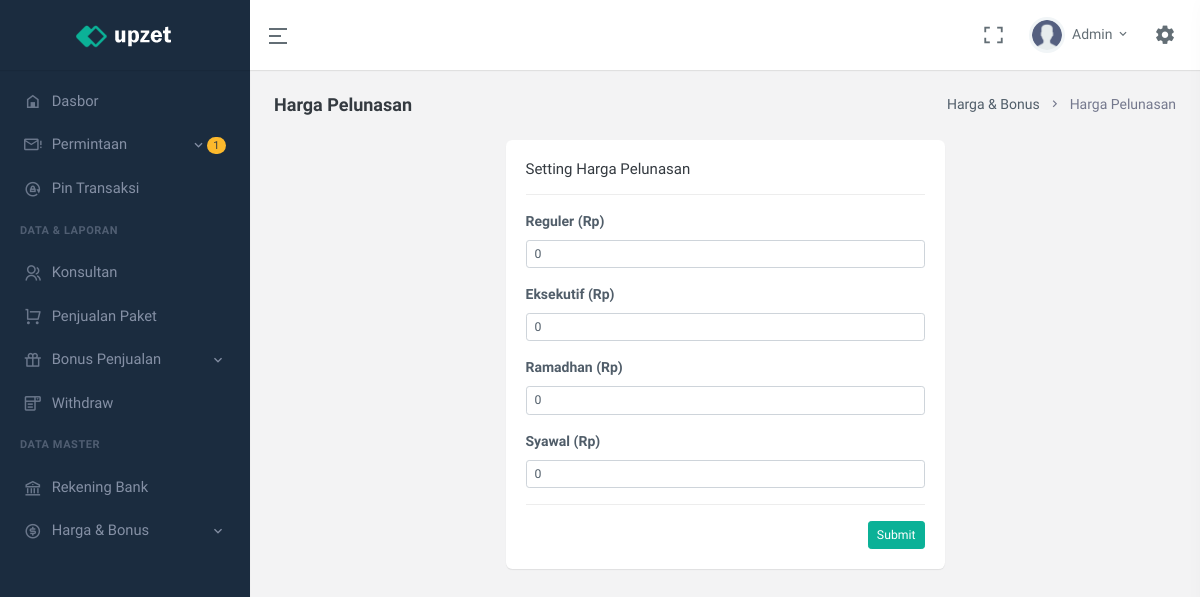
Page /setting-harga-pelunasan.php (signed in) on the earlier database version.
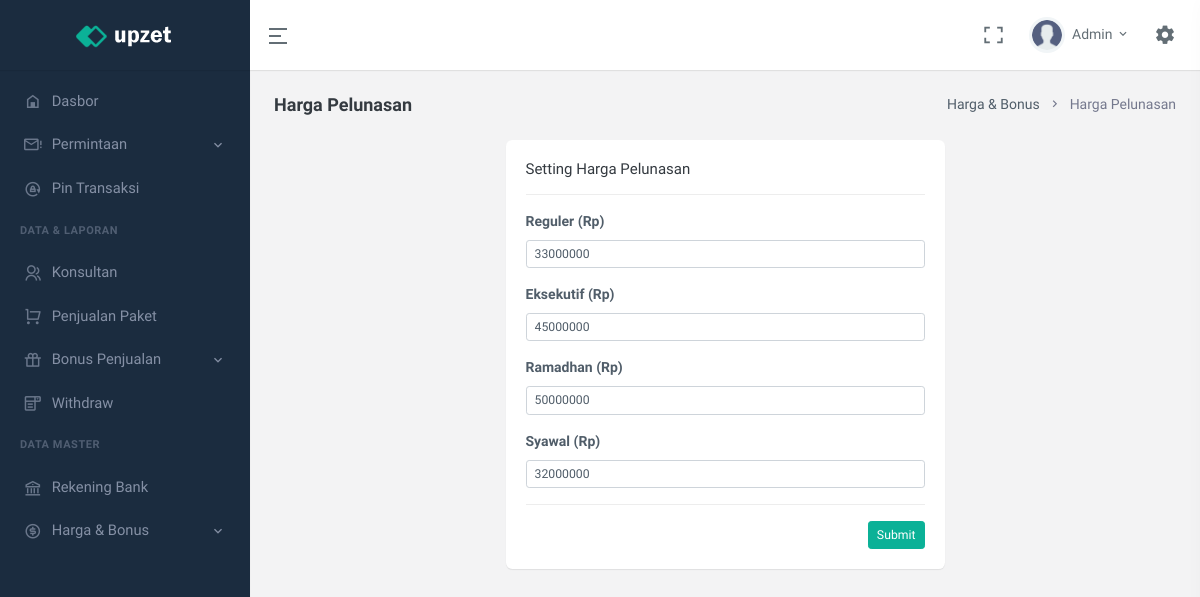
Same page on the later database version.
### tables this page shows
CREATE TABLE `user` (
  `id` int(11) UNSIGNED NOT NULL,
  `code_referral` varchar(7) NOT NULL,
  `email` varchar(250) NOT NULL,
  `name` varchar(25) NOT NULL,
  `no_telpn` varchar(25) NOT NULL,
  `password` text NOT NULL,
  `role_user` enum('ADMIN','OWNER','KONSULTAN') NOT NULL DEFAULT 'KONSULTAN',
  `upline` varchar(7) NOT NULL DEFAULT 'ADMIN',
  `status` enum('AKTIF','TIDAK AKTIF') NOT NULL DEFAULT 'TIDAK AKTIF',
  `join_date` datetime NOT NULL
);

CREATE TABLE `harga_pelunasan` (
  `id` int(11) UNSIGNED NOT NULL,
  `reguler` double NOT NULL DEFAULT 0,
  `eksekutif` double NOT NULL DEFAULT 0,
  `ramadhan` double NOT NULL DEFAULT 0,
  `syawal` double NOT NULL DEFAULT 0
);

### modal/ConnectionsClass.php (called while the page is built, shortened)
<?php
class ConnectionsClass{
    private $servername = "localhost";
    private $username = "root";
    private $password = "";
    private $dbname = "nrj_tour";
    protected function dbConn(){
        $connect = new mysqli($this->servername, $this->username, $this->password, $this->dbname);
        if($connect){
            return $connect;
        }
    }
    protected function dbCheck(?string $tableName = null){
        $sql = "SHOW TABLES LIKE '" . $tableName . "'";
        $exe = $this->dbConn()->query($sql);
        $result = $exe->num_rows;
        return $result;
    }
}
?>

### modal/userClass.php (called while the page is built, shortened)
<?php
class userClass extends ConnectionsClass{
    private $table_name = "user";
    public function __construct(){
        if($this->dbCheck($this->table_name) == 0){
            $sql = "CREATE TABLE " . $this->table_name . " (
                id INT(11) UNSIGNED AUTO_INCREMENT PRIMARY KEY,
                code_referral VARCHAR(7) NOT NULL UNIQUE,
                email VARCHAR(250) NOT NULL UNIQUE,
                name VARCHAR(25) NOT NULL,
                no_telpn VARCHAR(25) NOT NULL UNIQUE,
                password TEXT NOT NULL,
                role_user ENUM('ADMIN','OWNER','KONSULTAN') NOT NULL DEFAULT 'KONSULTAN',
                upline VARCHAR(7) NOT NULL DEFAULT 'ADMIN',
                status ENUM('AKTIF','TIDAK AKTIF') NOT NULL DEFAULT 'TIDAK AKTIF',
                join_date DATETIME NOT NULL
            )";
            $this->dbConn()->query($sql);
            $this->dbConn()->close();
        }
    }
    public function selectUser(?string $param = null, ?string $key1 = null, ?string $key2 = null, ?string $key3 = null, ?string $key4 = null){
        if($param == "oneCondition"){
            $sql = "SELECT * FROM " . $this->table_name . " WHERE " . $key1 . " = '" . $key2 . "' ORDER BY join_date DESC";
        }elseif($param == "checkForUpdate"){
            $sql = "SELECT * FROM " . $this->table_name . " WHERE " . $key1 . " = '" . $key2 . "' AND code_referral <> '" . $key3 . "'";
        }
        $exe = $this->dbConn()->query($sql);
        while($rows = $exe->fetch_assoc()){
            $data[] = $rows;
        }
        $result["data"] = $data;
        $result["nums"] = $exe->num_rows;
        return $result;
    }
}
?>

### config/userLogin.php (called while the page is built, shortened)
<?php
$userClass = new userClass();
$dataLogin = $userClass->selectUser("oneCondition","code_referral",$_SESSION['id_nrjtour']);
foreach($dataLogin['data'] as $row){
    $name = $row['name'];
    $role_user = $row['role_user'];
}
?>

### modal/dataPenjualanClass.php (called while the page is built, shortened)
<?php
class dataPenjualanClass extends ConnectionsClass{
    private $table_name = "data_penjualan";
    public function __construct(){
        if($this->dbCheck($this->table_name) == 0){
            $sql = "CREATE TABLE " . $this->table_name . " (
                id INT(11) UNSIGNED AUTO_INCREMENT PRIMARY KEY,
                code_order VARCHAR(20) NOT NULL UNIQUE,
                perekrut VARCHAR(7) NOT NULL,
                direkrut VARCHAR(7) NOT NULL,
                category ENUM('UMROH','HAJI') NOT NULL,
                is_diskon ENUM('GRATIS DP & PELUNASAN','GRATIS DP','TIDAK ADA') NOT NULL,
                uang_muka DOUBLE NOT NULL,
                bukti_tf_uang_muka TEXT NOT NULL,
                paket_pelunasan ENUM('REGULER','EKSEKUTIF','RAMADHAN','SYAWAL') NULL,
                uang_pelunasan DOUBLE NULL DEFAULT '0',
                bukti_tf_pelunasan TEXT NULL,
                status ENUM('PENDING','DITOLAK','MENUNGGU PELUNASAN','MENUNGGU KONFIRMASI PELUNASAN','PELUNASAN DITOLAK','LUNAS') NOT NULL DEFAULT 'PENDING',
                date DATETIME NOT NULL
            )";
            $this->dbConn()->query($sql);
            $this->dbConn()->close();
        }
    }
    public function selectDataPenjualan(?string $param = null, ?string $key1 = null, ?string $key2 = null, ?string $key3 = null, ?string $key4 = null){
        if($param == "oneCondition"){
            $sql = "SELECT * FROM " . $this->table_name . " WHERE " . $key1 . " = '" . $key2 . "' ORDER BY date DESC";
        }elseif($param == "dateUser"){
            $sql = "SELECT * FROM " . $this->table_name . " WHERE perekrut = '" . $key1 . "' AND (date >= '" . $key2 . " 00:00:00' AND date <= '" . $key3 . " 23:59:59') ORDER BY date DESC LIMIT 1";
        }else{
            $sql = "SELECT * FROM " . $this->table_name . " ORDER BY date DESC";
        }
        $exe = $this->dbConn()->query($sql);
        while($rows = $exe->fetch_assoc()){
            $data[] = $rows;
        }
        $result["data"] = $data;
        $result["nums"] = $exe->num_rows;
        return $result;
    }
}
?>

### modal/hargaPelunasanClass.php (called while the page is built, shortened)
<?php
class hargaPelunasanClass extends ConnectionsClass{
    private $table_name = "harga_pelunasan";
    public function selectHargaPelunasan(){
        $sql = "SELECT reguler, eksekutif, ramadhan, syawal FROM " . $this->table_name . " WHERE id = '1'";
        $exe = $this->dbConn()->query($sql);
        while($rows = $exe->fetch_assoc()){
            $data[] = $rows;
        }
        $result["data"] = $data;
        $result["nums"] = $exe->num_rows;
        return $result;
    }
}
?>

### config/settingHargaPelunasanConfig.php (called while the page is built, shortened)
<?php
$hargaPelunasanClass = new hargaPelunasanClass();
function nominalHarga(){
    global $hargaPelunasanClass;
    $data = $hargaPelunasanClass->selectHargaPelunasan();
    foreach($data['data'] as $row){
        $result['reguler'] = $row['reguler'];
        $result['eksekutif'] = $row['eksekutif'];
        $result['ramadhan'] = $row['ramadhan'];
        $result['syawal'] = $row['syawal'];
    }
    return $result;
}
?>

### setting-harga-pelunasan.php (the view, shortened to what the changed rows need)
<?php
    include "config/userLogin.php";
    include "config/settingHargaPelunasanConfig.php";
?>
<!doctype html>
<html lang="en">
<head>
    <link href="assets/libs/sweetalert2/sweetalert2.min.css" rel="stylesheet" type="text/css" />
    <link href="assets/css/bootstrap.min.css" id="bootstrap-style" rel="stylesheet" type="text/css" />
    <link href="assets/css/icons.min.css" rel="stylesheet" type="text/css" />
    <link href="assets/css/app.min.css" id="app-style" rel="stylesheet" type="text/css" />
</head>
<body data-sidebar="dark">
    <div id="layout-wrapper">
        <?php include "partial/topBar.php" ?>
        <?php include "partial/sideBar.php" ?>
        <div class="main-content">
            <div class="page-content">
                <div class="container-fluid">
                    <div class="row">
                        <div class="col-12 col-sm-6 mx-auto">
                            <div class="card">
                                <div class="card-body">
                                    <h1 class="card-title">Setting Harga Pelunasan</h1>
                                    <form action="" method="post">
                                        <div class="mb-3">
                                            <label for="hargaReguler" class="form-label">Reguler (Rp)</label>
                                            <input type="number" class="form-control form-control-sm" id="hargaReguler"
                                                name="hargaReguler" required placeholder="Masukkan Harga DP" value="<?= nominalHarga()['reguler'] ?>">
                                        </div>
                                        <div class="mb-3">
                                            <label for="hargaEksekutif" class="form-label">Eksekutif (Rp)</label>
                                            <input type="number" class="form-control form-control-sm" id="hargaEksekutif"
                                                name="hargaEksekutif" required placeholder="Masukkan Harga DP" value="<?= nominalHarga()['eksekutif'] ?>">
                                        </div>
                                        <div class="mb-3">
                                            <label for="hargaRamadhan" class="form-label">Ramadhan (Rp)</label>
                                            <input type="number" class="form-control form-control-sm" id="hargaRamadhan"
                                                name="hargaRamadhan" required placeholder="Masukkan Harga DP" value="<?= nominalHarga()['ramadhan'] ?>">
                                        </div>
                                        <div class="mb-3">
                                            <label for="hargaSyawal" class="form-label">Syawal (Rp)</label>
                                            <input type="number" class="form-control form-control-sm" id="hargaSyawal"
                                                name="hargaSyawal" required placeholder="Masukkan Harga DP" value="<?= nominalHarga()['syawal'] ?>">
                                        </div>
                                    </form>
                                </div>
                            </div>
                        </div>
                    </div>
                </div>
            </div>
        </div>
    </div>
</body>
</html>

### partial/topBar.php (shortened to what the changed rows need)
<header id="page-topbar">
    <div class="navbar-header">
        <div class="d-flex">
            <div class="dropdown d-inline-block user-dropdown">
                <button type="button" class="btn header-item waves-effect" id="page-header-user-dropdown"
                    data-bs-toggle="dropdown" aria-haspopup="true" aria-expanded="false">
                    <img class="rounded-circle header-profile-user" src="assets/images/users/avatar-2.png"
                        alt="Header Avatar">
                    <span class="d-none d-xl-inline-block ms-1"><?= explode(" ",$name)[0] ?></span>
                    <i class="mdi mdi-chevron-down d-none d-xl-inline-block"></i>
                </button>
            </div>
        </div>
    </div>
</header>

### partial/sideBar.php (shortened to what the changed rows need)
<?php
    $dataPenjualanClass = new dataPenjualanClass();
?>
<div class="vertical-menu">
    <div data-simplebar class="h-100">
        <div id="sidebar-menu">
            <ul class="metismenu list-unstyled" id="side-menu">
                <?php
                    if($role_user == "ADMIN"){
                        $dataNotif = $dataPenjualanClass->selectDataPenjualan("all");
                        $orderNumPendingNotif = 0;
                        $orderNumPendingPelunansanNotif = 0;
                        foreach($dataNotif['data'] as $row){
                            if($row['status'] == "PENDING"){
                                $orderNumPendingNotif += 1;
                            }elseif($row['status'] == "MENUNGGU KONFIRMASI PELUNASAN"){
                                $orderNumPendingPelunansanNotif += 1;
                            }
                        }
                ?>
                    <li>
                        <a href="javascript: void(0);" class="has-arrow waves-effect">
                            <i class="mdi mdi-email-alert-outline"></i>
                            <?php if($orderNumPendingNotif + $orderNumPendingPelunansanNotif > 0){ ?>
                                <span class="badge rounded-pill bg-warning text-dark float-end"><?= $orderNumPendingNotif + $orderNumPendingPelunansanNotif ?></span>
                            <?php } ?>
                            <span>Permintaan</span>
                        </a>
                    </li>
                <?php } ?>
            </ul>
        </div>
    </div>
</div>

Differences in the rows shown:
shown differently, row unchanged: user "Admin": $orderNumPendingNotif + $orderNumPendingPelunansanNotif "1" → (not shown)
changed harga_pelunasan: hargaReguler "0" → "33000000"
Other differences:
form field hargaEksekutif: "0" → "45000000"
form field hargaRamadhan: "0" → "50000000"
form field hargaSyawal: "0" → "32000000"
